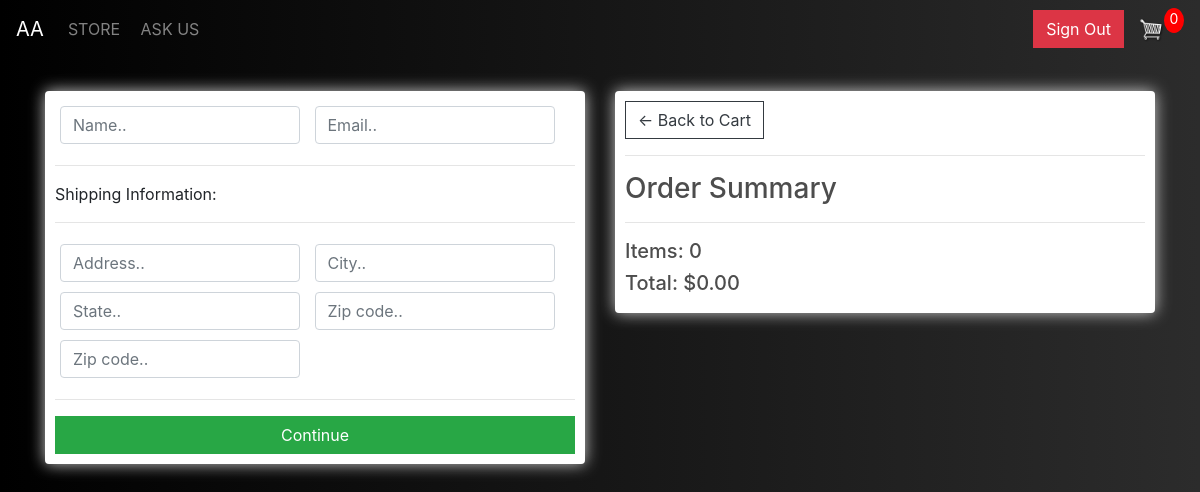
The page /checkout/ (signed in) on the database as committed earlier.
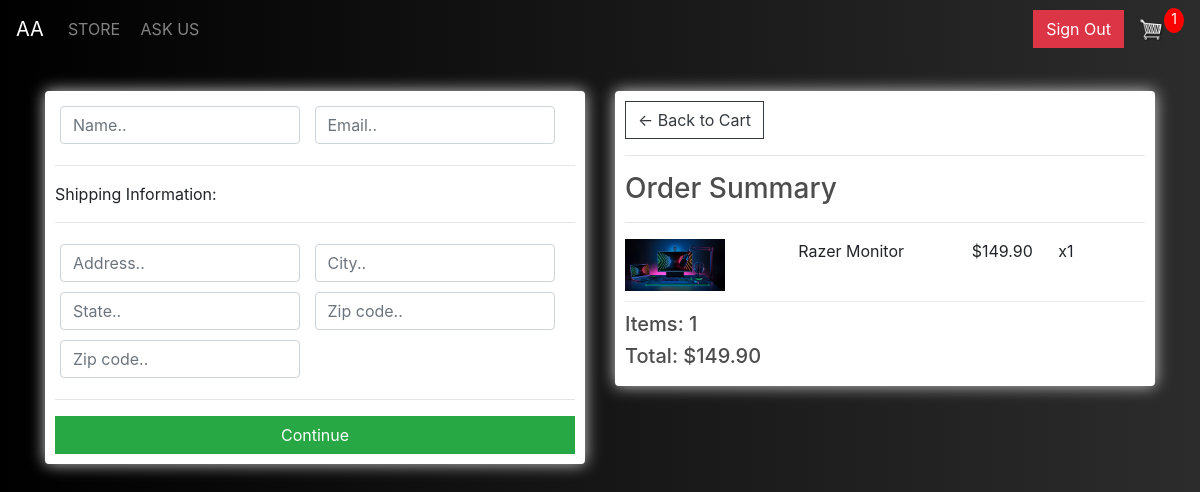
The same page on the database as committed later.
### store/models.py (models this page shows, shortened)
class Order(models.Model):
	customer = models.ForeignKey(Customer, on_delete=models.SET_NULL, null=True, blank=True)
	date_ordered = models.DateTimeField(auto_now_add=True)
	complete = models.BooleanField(default=False)
	transaction_id = models.CharField(max_length=100, null=True)
	@property
	def shipping(self):
		shipping = False
		orderitems = self.orderitem_set.all()
		for i in orderitems:
			if i.product.digital == False:
				shipping = True
		return shipping
	@property
	def get_cart_total(self):
		orderitems = self.orderitem_set.all()
		total = sum([item.get_total for item in orderitems])
		return total
	@property
	def get_cart_items(self):
		orderitems = self.orderitem_set.all()
		total = sum([item.quantity for item in orderitems])
		return total

class OrderItem(models.Model):
	product = models.ForeignKey(Product, on_delete=models.SET_NULL, null=True)
	order = models.ForeignKey(Order, on_delete=models.SET_NULL, null=True)
	quantity = models.IntegerField(default=0, null=True, blank=True)
	date_added = models.DateTimeField(auto_now_add=True)
	@property
	def get_total(self):
		total = self.product.price * self.quantity
		return total

class Product(models.Model):
	name = models.CharField(max_length=200)
	price = models.FloatField()
	digital = models.BooleanField(default=False,null=True, blank=True)
	image = models.ImageField(null=True, blank=True)
	@property
	def imageURL(self):
		try:
			url = self.image.url
		except:
			url = ''
		return url

### store/views.py (the view)
# urls.py: path('checkout/', views.checkout, name="checkout"),
def checkout(request):
	if request.user.is_authenticated:
		customer = request.user.customer
		order, created = Order.objects.get_or_create(customer=customer, complete=False)
		items = order.orderitem_set.all()
		cartItems = order.get_cart_items
	else:
		items = []
		order = {'get_cart_total':0, 'get_cart_items':0, 'shipping':False}
		cartItems = order['get_cart_items']
	context = {'items':items, 'order':order, 'cartItems':cartItems}
	return render(request, 'store/checkout.html', context)

### store/templates/store/checkout.html (shortened to what this page needs)
{% extends 'store/main.html' %}
{% load static %}
{% block content %}
<div class="row">
    <div class="col-lg-6">
        <div class="box-element" id="form-wrapper">
            <form id="form">
                <div id="user-info">
                    <div class="form-field">
                        <input required class="form-control" type="text" name="name" placeholder="Name..">
                    </div>
                    <div class="form-field">
                        <input required class="form-control" type="email" name="email" placeholder="Email..">
                    </div>
                </div>
                <div id="shipping-info">
                    <hr>
                    <p>Shipping Information:</p>
                    <hr>
                    <div class="form-field">
                        <input class="form-control" type="text" name="address" placeholder="Address..">
                    </div>
                    <div class="form-field">
                        <input class="form-control" type="text" name="city" placeholder="City..">
                    </div>
                    <div class="form-field">
                        <input class="form-control" type="text" name="state" placeholder="State..">
                    </div>
                    <div class="form-field">
                        <input class="form-control" type="text" name="zipcode" placeholder="Zip code..">
                    </div>
                    <div class="form-field">
                        <input class="form-control" type="text" name="country" placeholder="Zip code..">
                    </div>
                </div>
                <hr>
                <input id="form-button" class="btn btn-success btn-block" type="submit" value="Continue">
            </form>
        </div>
        <br>
    </div>
    <div class="col-lg-6">
        <div class="box-element">
            <a class="btn btn-outline-dark" href="{% url 'cart' %}">&#x2190; Back to Cart</a>
            <hr>
            <h3>Order Summary</h3>
            <hr>
            {% for item in items %}
            <div class="cart-row">
                <div style="flex:2"><img class="row-image" src="{{item.product.imageURL}}"></div>
                <div style="flex:2">
                    <p>{{item.product.name}}</p>
                </div>
                <div style="flex:1">
                    <p>${{item.product.price|floatformat:2}}</p>
                </div>
                <div style="flex:1">
                    <p>x{{item.quantity}}</p>
                </div>
            </div>
            {% endfor %}
            <h5>Items: {{order.get_cart_items}}</h5>
            <h5>Total: ${{order.get_cart_total|floatformat:2}}</h5>
        </div>
    </div>
</div>
{% endblock content %}

Rows that differ between the two databases and show on the page:
added OrderItem: product.imageURL (picture), product.name "Razer Monitor", product.price "149.90", quantity "1"
computed for Order: get_cart_items "0" → "1"; get_cart_total "0.00" → "149.90"
Other text that changed with them:
{{ cartItems }}: "0" → "1"
